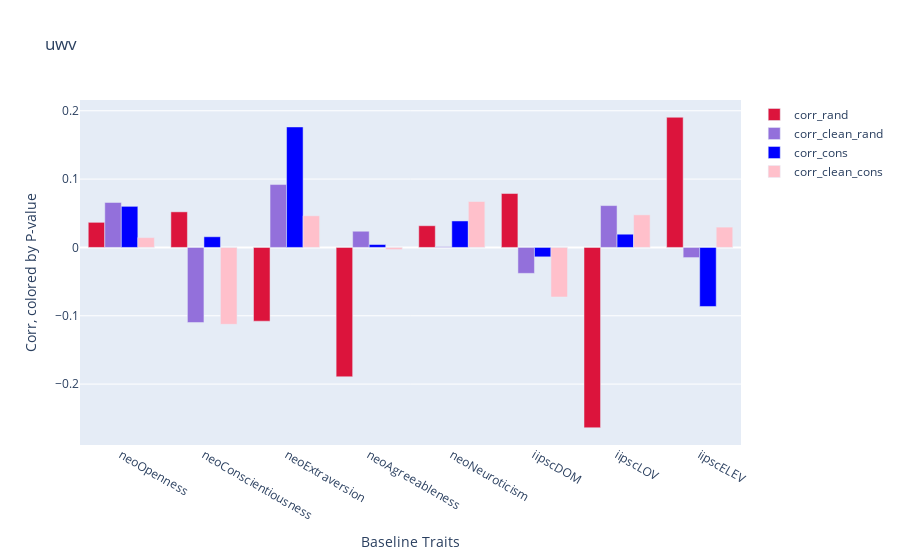

Here is the notebook cell this chart was saved with:
### Code cell
multiplot('uwv')

### Figure 1 — Plotly figure (JSON) as saved in the notebook; plotly's stock layout.template omitted (floating-point values rounded to 4 significant figures)
{"data": [{"marker": {"color": "Crimson", "showscale": false}, "name": "corr_rand", "type": "bar", "x": ["neoOpenness", "neoConscientiousness", "neoExtraversion", "neoAgreeableness", "neoNeuroticism", "iipscDOM", "iipscLOV", "iipscELEV"], "y": [0.03672, 0.05207, -0.1079, -0.1893, 0.03174, 0.07888, -0.2639, 0.1905]}, {"marker": {"color": "MediumPurple", "showscale": false}, "name": "corr_clean_rand", "type": "bar", "x": ["neoOpenness", "neoConscientiousness", "neoExtraversion", "neoAgreeableness", "neoNeuroticism", "iipscDOM", "iipscLOV", "iipscELEV"], "y": [0.06577, -0.1099, 0.092, 0.02368, 0.001159, -0.03795, 0.06122, -0.01488]}, {"marker": {"color": "Blue", "showscale": false}, "name": "corr_cons", "type": "bar", "x": ["neoOpenness", "neoConscientiousness", "neoExtraversion", "neoAgreeableness", "neoNeuroticism", "iipscDOM", "iipscLOV", "iipscELEV"], "y": [0.06012, 0.01561, 0.1763, 0.004277, 0.03873, -0.01377, 0.01934, -0.08641]}, {"marker": {"color": "Pink", "showscale": false}, "name": "corr_clean_cons", "type": "bar", "x": ["neoOpenness", "neoConscientiousness", "neoExtraversion", "neoAgreeableness", "neoNeuroticism", "iipscDOM", "iipscLOV", "iipscELEV"], "y": [0.01439, -0.1125, 0.0463, -0.003134, 0.06721, -0.07255, 0.0477, 0.02972]}], "layout": {"title": {"text": "uwv"}, "xaxis": {"title": {"text": "Baseline Traits"}}, "yaxis": {"title": {"text": "Corr, colored by P-value"}}}}
